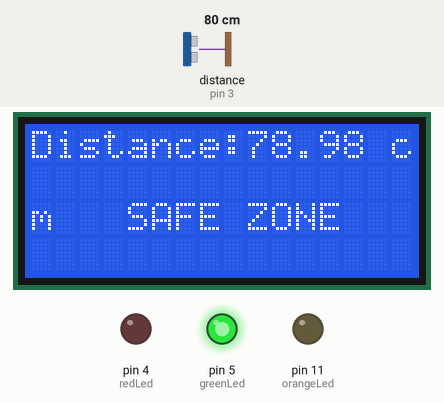
A sketch run on a simulated Arduino Uno, built with avr-gcc and run on an emulated ATmega328P. Shown: 16×4 character LCD, output pins drawn as LEDs (lit = HIGH). Wiring (inferred from the names in the program): ultrasonic range finder: trigger pin 2; echo pin 3. The test bench sets the inputs (shaded band); at power-on: distance to the obstacle (sensor on pin 3) 80 cm. The echo pulse lasts 58.3 µs per cm; pins used as bus, display or sensor lines are not drawn; what the sketch prints to the serial monitor is not drawn.

Above: at 2.2 s.
2.3 s: distance to the obstacle (sensor on pin 3) set to 22 cm
At 3.5 s:
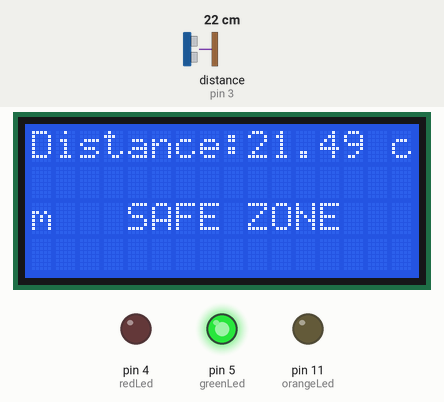
5.3 s: distance to the obstacle (sensor on pin 3) set to 19 cm
At 6.5 s:
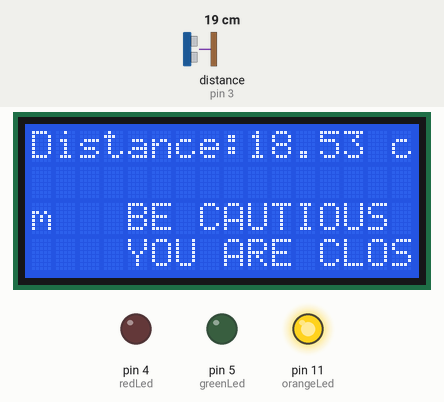
8.1 s: distance to the obstacle (sensor on pin 3) set to 12 cm
At 9.1 s:
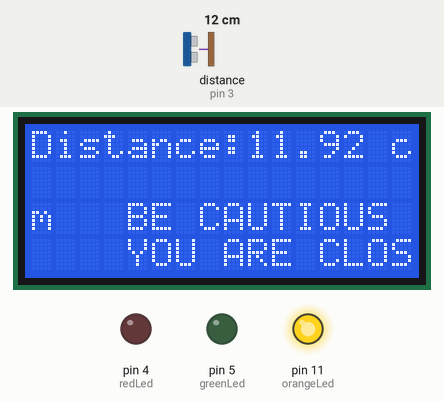
10.2 s: distance to the obstacle (sensor on pin 3) set to 9 cm
At 12.1 s:
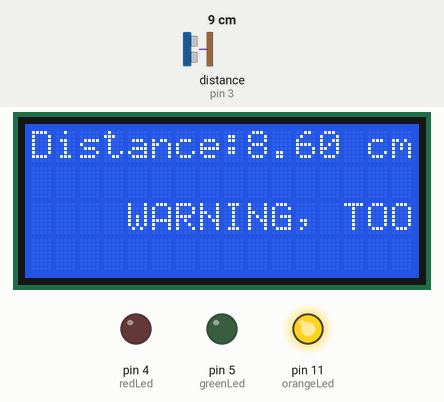
Timing chart, 0 to 13.4 s (numbered marks = the images above; inputs shaded):
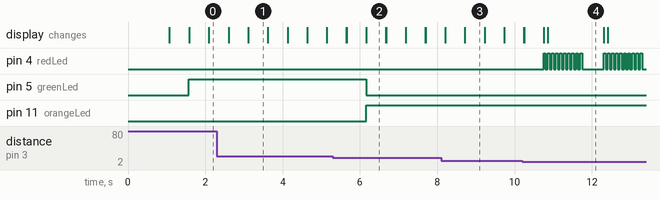

The sketch:

Distance_Measurement_LCD_Display.ino
```cpp
#include <LiquidCrystal.h>   // Library for controlling the LCD

// LCD pin connections
int RS = 12;
int E  = 10;
int D4 = 9;
int D5 = 8;
int D6 = 7;
int D7 = 6;

// LED pin definitions
int redLed    = 4;
int greenLed  = 5;
int orangeLed = 11;

// Control variables
int BuzzTimes = 10;     // Number of warning blinks
int redBlink  = 10;     // (Declared but not currently used)

// Create LCD object (parallel mode)
LiquidCrystal lcd(RS, E, D4, D5, D6, D7);

// Ultrasonic sensor pins
int trigPin = 2;
int echoPin = 3;

// Variables for distance measurement
long  TravelTime;        // Time taken for echo to return (µs)
float TravelDistance;    // Calculated distance (cm)
int   TravelTarget;      // (Declared but not currently used)

void setup() {
  Serial.begin(9600);        // Start serial communication
  lcd.begin(16, 4);          // Initialize 16x4 LCD

  // Set LED pins as outputs
  pinMode(redLed, OUTPUT);
  pinMode(greenLed, OUTPUT);
  pinMode(orangeLed, OUTPUT);

  // Set ultrasonic sensor pin modes
  pinMode(trigPin, OUTPUT);
  pinMode(echoPin, INPUT);

  // Display startup message
  lcd.setCursor(0, 0);
  lcd.print("System Ready");
  delay(1000);
  lcd.clear();
}

void loop() {

  // Display distance label on LCD (value updated later)
  lcd.setCursor(0, 0);
  lcd.print("Distance:");
  lcd.print(TravelDistance);
  lcd.print(" cm");

  // Trigger ultrasonic pulse
  digitalWrite(trigPin, LOW);
  delayMicroseconds(10);
  digitalWrite(trigPin, HIGH);
  delayMicroseconds(10);
  digitalWrite(trigPin, LOW);

  // Measure echo pulse duration
  TravelTime = pulseIn(echoPin, HIGH);

  delay(500);  // Measurement interval delay

  // Convert time to distance in cm
  TravelDistance = (TravelTime * 0.034) / 2;

  // Clear previous warning/status messages
  lcd.clear();

  // CAUTION ZONE (10–20 cm)
  if (TravelDistance >= 10 && TravelDistance <= 20) {

    digitalWrite(redLed, LOW);
    digitalWrite(greenLed, LOW);
    digitalWrite(orangeLed, HIGH);

    lcd.setCursor(4, 2);
    lcd.print("BE CAUTIOUS");
    lcd.setCursor(4, 3);
    lcd.print("YOU ARE CLOSE");
  }

  // DANGER ZONE (< 10 cm)
  else if (TravelDistance < 10) {

    int B = 0;
    while (B < BuzzTimes) {

      // Blink red LED as warning
      digitalWrite(redLed, HIGH);
      delay(50);
      digitalWrite(redLed, LOW);
      digitalWrite(greenLed, LOW);
      delay(50);

      // Re-display distance and warning
      lcd.setCursor(0, 0);
      lcd.print("Distance:");
      lcd.print(TravelDistance);
      lcd.print(" cm");

      lcd.setCursor(4, 2);
      lcd.print("WARNING, TOO CLOSE");

      B = B + 1;   // Increment blink counter
    }
  }

  // SAFE ZONE (> 20 cm)
  else {
    digitalWrite(greenLed, HIGH);
    digitalWrite(redLed, LOW);
    digitalWrite(orangeLed, LOW);

    lcd.setCursor(4, 2);
    lcd.print("SAFE ZONE");
  }

  // Print distance to Serial Monitor (debugging)
  Serial.print("Distance: ");
  Serial.print(TravelTime);   // NOTE: This prints time, not distance
  Serial.println(" cm");
}
```

Measured:
- the behaviour switches between 21 and 20 cm on distance to the obstacle (sensor on pin 3) (found by bisection; images 1 and 2)
- the behaviour switches between 11 and 10 cm on distance to the obstacle (sensor on pin 3) (found by bisection; images 3 and 4)
- after the input at 2.3 s, the display: first differs from a run without the input after 0.81 s (image 1)
- after the input at 5.3 s, pin 5 (greenLed): HIGH → LOW after 0.86 s; pin 11 (orangeLed): LOW → HIGH after 0.86 s; the display: first differs from a run without the input after 0.86 s (image 2 shows a later state)
- after the input at 8.1 s, the display: first differs from a run without the input after 0.62 s (image 3)
- after the input at 10.2 s, pin 4 (redLed): goes 9 × (HIGH 0.05 s, LOW 0.06 s), HIGH 0.05 s, LOW 0.56 s, 9 × (HIGH 0.05 s, LOW 0.06 s), HIGH 0.05 s, then LOW, starting after 0.55 s; the display: first differs from a run without the input after 0.55 s (image 4 shows a later state)
- what the display in image 1 shows lasts 0.5 s, from 3.1 s to 3.6 s
